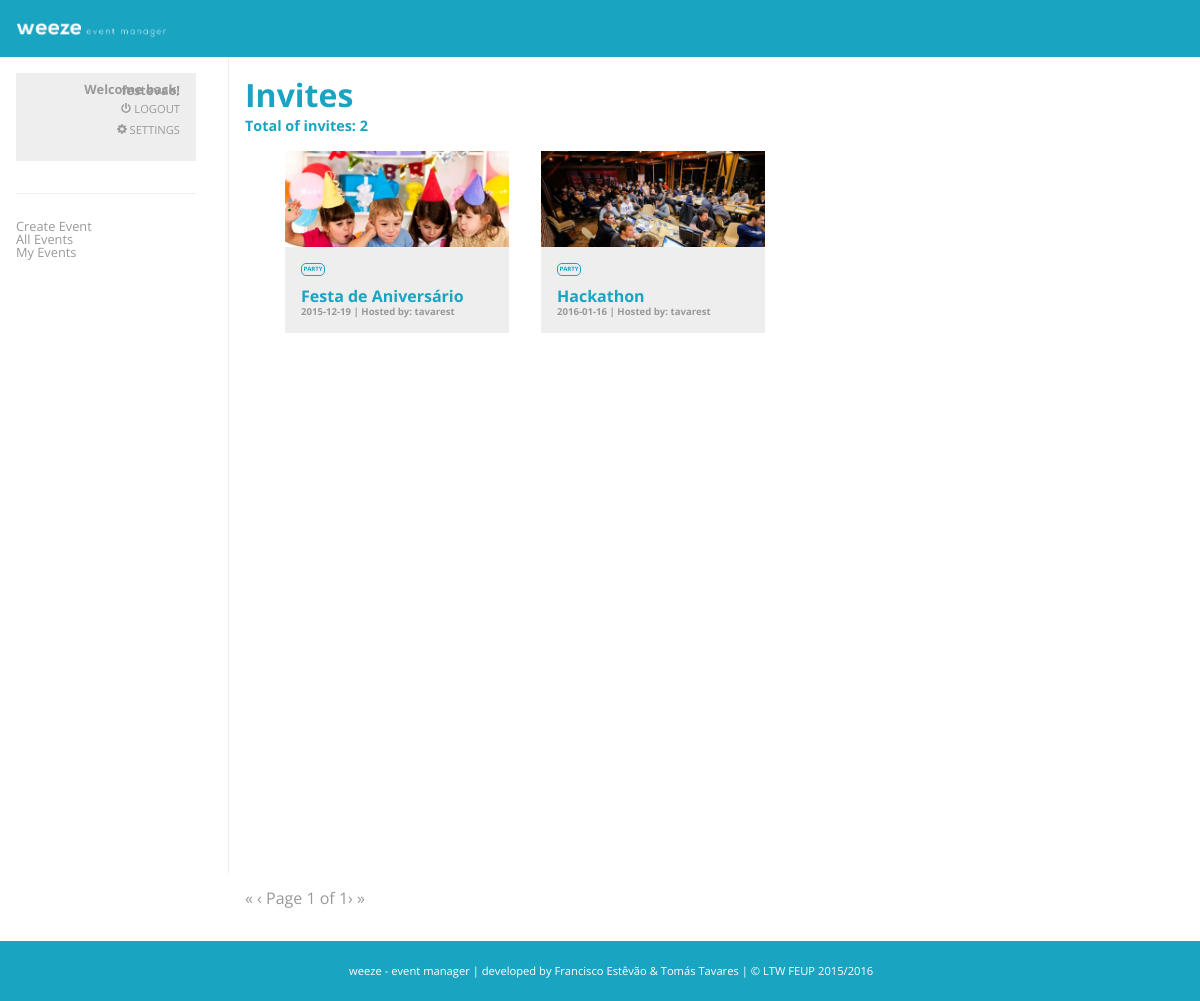
Screenshot of /events/invited.php (signed in) with the database file from the repository.
### tables this page shows
CREATE TABLE "evento" (
	`id`	INTEGER NOT NULL,
	`nome`	VARCHAR NOT NULL,
	`data`	DATE NOT NULL,
	`local`	VARCHAR,
	`descricao`	MEDIUMTEXT NOT NULL,
	`tipo`	VARCHAR NOT NULL,
	`imagem`	LONGBLOB NOT NULL,
	`criador`	varchar,
	`privado`	BOOLEAN,
	PRIMARY KEY(id)
);

### events/invited.php (the view, shortened to what this page needs)
<html>
	<head>
		<link rel="stylesheet" type="text/css"  href="../css/styleMain.css">
	</head>
	<body>
		<div id="header">
           <img src="../img/logoTopWhite.png" height="25px">
        </div>
        <div id="nav">
            <div class="user">
                <div class="info">
					<h1>Welcome back, <?php echo $_SESSION['username'];?>!</h1>
					<a href="../action/logout.php" class="link"><p><img src="../img/logout.svg" height="10px">  Logout</p></a>
					<a href="../action/settings.php" class="link"><p><img src="../img/config.svg" height="10px">  Settings</p></a>
                </div>
            </div>
            <div class="separator">
            </div>
            <div class="list">
                <a href="create_event.php"><p>Create Event</p><a/>
                <a href="../main/main.php"><p>All Events</p><a/>
                <a href="my_events.php"><p>My Events</p><a/>
            </div>
        </div>
                <?php
					global $db;
					$currUsername = $_SESSION['username'];
                    $stmt = $db->prepare('SELECT id, nome, data, local, descricao, tipo, imagem, criador, privado FROM evento NATURAL JOIN convidado WHERE convidado = :curruser');
                    $stmt->bindParam(':curruser', $currUsername);
                    $stmt->execute();
                    $result = $stmt->fetchAll();
                    $total = count($result);
                    $limit =9;
                    $pages = ceil($total/$limit);
                    $page = min($pages, filter_input(INPUT_GET, 'page', FILTER_VALIDATE_INT, array('options' => array('default'   => 1,'min_range' => 1,),)));
                    $offset = ($page - 1)  * $limit;
                    $prevlink = ($page > 1) ? '<a href="?page=1" title="First page">&laquo;</a> <a href="?page=' . ($page - 1) . '" title="Previous page">&lsaquo;</a>' : '<span class="disabled">&laquo;</span> <span class="disabled">&lsaquo;</span>';
                    $nextlink = ($page < $pages) ? '<a href="?page=' . ($page + 1) . '" title="Next page">&rsaquo;</a> <a href="?page=' . $pages . '" title="Last page">&raquo;</a>' : '<span class="disabled">&rsaquo;</span> <span class="disabled">&raquo;</span>';
                    $stmt = $db->prepare('SELECT id, nome, data, local, descricao, tipo, imagem, criador, privado FROM evento NATURAL JOIN convidado WHERE convidado = :curruser ORDER BY id DESC LIMIT :limit OFFSET :offset');
                    $stmt->bindParam(':curruser', $currUsername);
                    $stmt->bindParam(':limit', $limit, PDO::PARAM_INT);
                    $stmt->bindParam(':offset', $offset, PDO::PARAM_INT);
                    $stmt->execute();
                    $result = $stmt->fetchAll();
                ?>
        <div id="section">
			<h1>Invites</h1>
            <h5>Total of invites: <?php echo count($result); ?></h5>
			   <div class="allevents">
           <ul>
			<?php
				if(count($result)){
				foreach ($result as $row){
			?>
             <div class="cont">
                 <div class="contImg">
              <?php $thumb=$row['imagem']; ?>
						<img src="<?php echo $thumb; ?>">
                </div>
			<div class="event">
				<li>
					<a href="../events/event.php?id=<?php echo $row['id']; ?>">
                        <h4><?php echo $row['tipo']; ?></h4><br>
						<h1><?php echo $row['nome']; ?></h1><br>
						<h2><?php echo $row['data']; ?> | Hosted by: <?php echo $row['criador']; ?></h2>
					</a>
				</li>
			</div>
            <br>
            </div>
			<?php }} ?>
            </ul>
            </div>
            <div class="pagination">
            <p><?php echo '<div id="paging"><p>', $prevlink, ' Page ', $page, ' of ', $pages, $nextlink, ' </p></div>';?></p>
            </div>
        </div>
        <div id="footer">
        <p>weeze - event manager | developed by Francisco Estêvão & Tomás Tavares | © LTW FEUP 2015/2016</p>
        </div>
	</body>
</html>

### css/styleMain.css (style rules this page uses)
body, html { width: 100%; height:100%; margin:0; padding:0; font-family: 'Open Sans', sans-serif; text-decoration: none; text-rendering: optimizeLegibility !important; -webkit-font-smoothing: antialiased !important; color: #19a4c2; }
#header { background-color: #19a4c2; color:white; padding:1em; padding-left: 1em; }
a { text-decoration: none; background-color: transparent; }
#nav { text-decoration: none; width:15%; float:left; padding-left: 1em; padding-top: 1em; border-right: 1px solid; border-color: #eeeeee; padding-right: 2em; position: relative; height:100%; }
#footer { margin-bottom: 0; background-color:#19a4c2; color:white; clear:both; text-align:center; padding: 0.7em; width: 100%; }
#footer p { color: white; font-size: 0.7em; }
#nav .user { background: #eeeeee; padding: 1em; }
#nav p { text-decoration:none; }
#nav .user .info h1 { font-size: 0.8em; line-height: 0.1em; text-align: right; color: #999999; margin:0; padding: 0; }
#nav a p { text-decoration: none; }
#nav .user .info .link { text-transform: uppercase; font-size: 0.7em; text-align: right; line-height: 0em; text-decoration:none; color: #999999; margin:0; padding: 0; }
#nav .separator { height: 1px; margin: 2em 0em 2em 0em; background-color: #eeeeee; }
#nav .list a p { color: #999999; line-height: 0; font-size: 0.8em; text-decoration: none; }
#section { float:left; padding:1em; width: 75%; margin: 0; }
#section h1 { font-size: 2em; color: #19a4c2; text-decoration: none; margin:0; }
#section h5 { font-size: 0.9em; color: #19a4c2; text-decoration: none; margin:0; }
#section .cont .event a h1 { font-size: 1em; color: #19a4c2; text-decoration: none; max-width: 12em; float: left; text-align: left; vertical-align: top; position: relative; margin:0; }
#section .cont .event a h2 { font-size: 0.6em; color: #999999; text-decoration: none; line-height: 1em; position: relative; margin: 0; }
#section .cont .event a h4 { font-size: 0.3em; color: #19a4c2; border-radius: 5px; border: 1px solid #19a4c2; text-transform: uppercase; text-decoration: none; padding: 0.3em; position: relative; margin: 0; float: left; }
#section .cont .event { background-color: #eeeeee; padding: 1em; width: 12em; height: auto; }
#section .cont { float: left; margin-right: 2em; }
#section ul { list-style-type: none; }
#section .cont .contImg { width: 14em; height: 6em; overflow: hidden; }
#section .cont .contImg img { max-width: 100%; }
#section .allevents { position:relative; left:0; height:90%; width: 100%; }
#section .pagination { position:relative; }
#section .pagination p { color: #999999; }

### rows the page displays
evento: imagem (picture), tipo "PARTY", nome "Festa de Aniversário", data "2015-12-19", criador "tavarest"
evento: imagem (picture), tipo "PARTY", nome "Hackathon", data "2016-01-16", criador "tavarest"

### other values shown
$_SESSION['username'] "festevao"
count($result) "2"
$page "1"
$pages "1"
